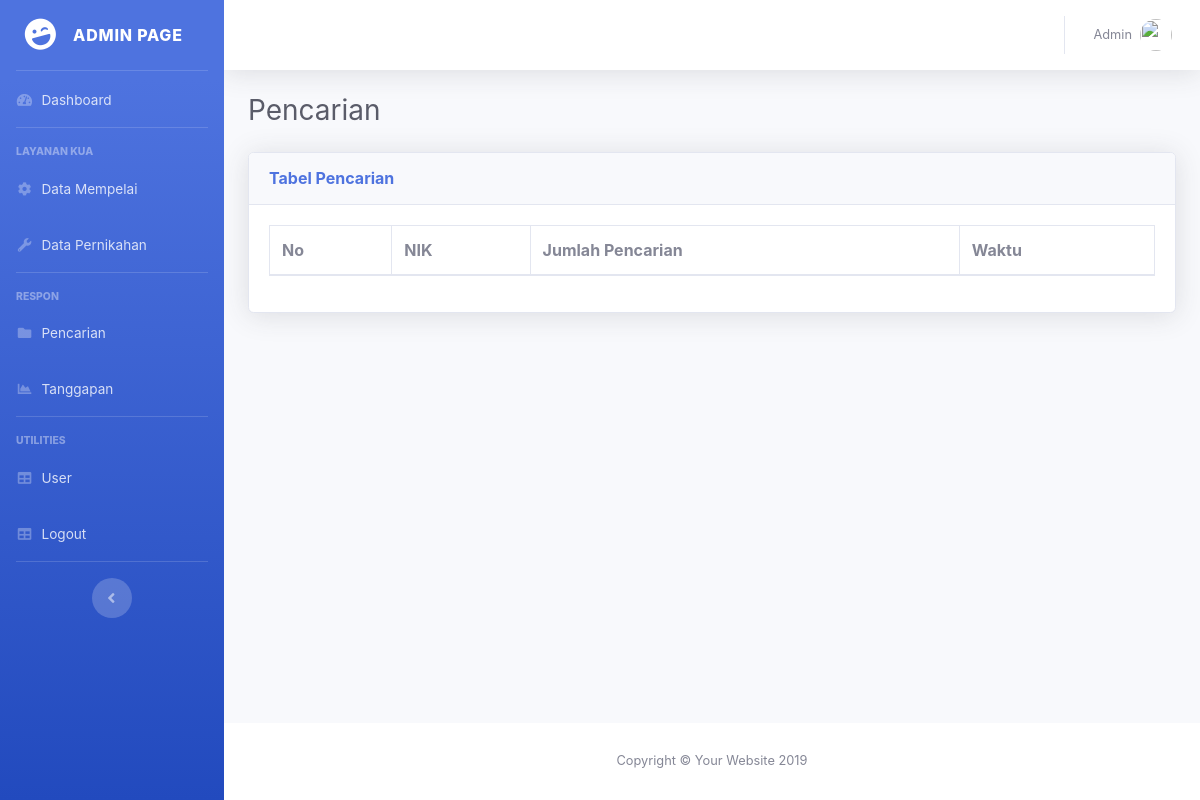
The page /index.php/pencarian/warga on the database as committed earlier.
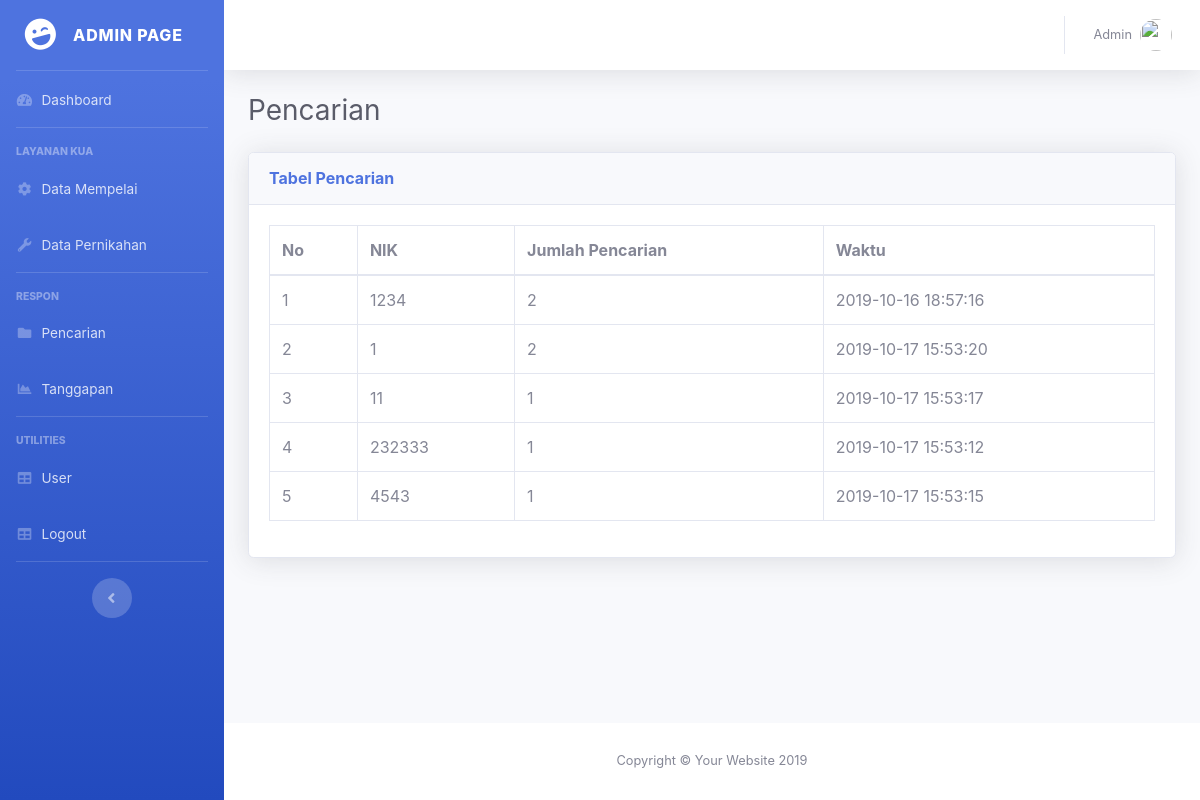
The same page on the database as committed later.
### tables this page shows
CREATE TABLE IF NOT EXISTS `tb_pencarian` (
  `idpencarian` int(11) NOT NULL AUTO_INCREMENT,
  `nikcari` varchar(40) DEFAULT NULL,
  `tglcari` datetime DEFAULT NULL,
  PRIMARY KEY (`idpencarian`)
);

### application/views/admintemplate/content.php (called while the page is built)
<?php
	$this->load->view($page);

### application/views/admintemplate/wrapper.php (called while the page is built, shortened)
<?php
$this->load->view('admintemplate/header');
$this->load->view('admintemplate/content');

### application/controllers/Pencarian.php (called while the page is built, shortened)
<?php
class Pencarian extends CI_Controller {
	public function __construct(){
		$this->load->model(array('PencarianModel', 'PernikahanModel', 'WargaModel'));
	}
	public function warga() {
		$data=array(
			'page'=>'admin/pencarian/listpencarian',
			'link'=>'pencarian/warga',
			'isi'=>$this->PencarianModel->getAll()->result(),
		);
		$this->load->view('admintemplate/wrapper',$data);
	}
}

### index.php (called while the page is built, shortened)
<?php
require_once BASEPATH.'core/CodeIgniter.php';

### application/models/PencarianModel.php (called while the page is built, shortened)
<?php
class PencarianModel extends CI_Model {
	function getAll() {
    return $query = $this->db->query(
			"SELECT
				*, COUNT(nikcari) AS pencarianterbanyak
			FROM tb_pencarian
				GROUP BY nikcari
					ORDER BY pencarianterbanyak
						DESC
		");
	}
}

### application/views/admin/pencarian/listpencarian.php (the view, shortened to what this page needs)
<div class="container-fluid">
  <div class="d-sm-flex align-items-center justify-content-between mb-4">
    <h1 class="h3 mb-0 text-gray-800">Pencarian</h1>
  </div>
  <div class="row">
    <div class="col-xl-12 col-lg-12">
      <div class="card shadow mb-4">
        <div class="card-header py-3 d-flex flex-row align-items-center justify-content-between">
          <h6 class="m-0 font-weight-bold text-primary">Tabel Pencarian</h6>
        </div>
        <div class="card-body">
          <div class="table-responsive">
        <table class="table table-bordered" id="dataTable" width="100%" cellspacing="0">
          <thead>
            <tr>
              <th>No</th>
              <th>NIK</th>
              <th>Jumlah Pencarian</th>
              <th>Waktu</th>
            </tr>
          </thead>
          <tbody>
            <?php
            if(!empty($isi)){
            	$no=1;
            	foreach ($isi as $i) {
            ?>
            <tr>
              <td><?=$no?></td>
              <td><?=$i->nikcari?></td>
              <td><?=$i->pencarianterbanyak?></td>
              <td><?=$i->tglcari?></td>
            </tr>
            <?php
            	$no++;}
            }
            ?>
          </tbody>
        </table>
      </div>
        </div>
      </div>
    </div>
  </div>
</div>

Rows that differ between the two databases and show on the page:
added tb_pencarian: nikcari "1234", pencarianterbanyak "2", tglcari "2019-10-16 18:57:16"
added tb_pencarian: nikcari "1", pencarianterbanyak "2", tglcari "2019-10-17 15:53:20"
added tb_pencarian: nikcari "11", pencarianterbanyak "1", tglcari "2019-10-17 15:53:17"
added tb_pencarian: nikcari "232333", pencarianterbanyak "1", tglcari "2019-10-17 15:53:12"
added tb_pencarian: nikcari "4543", pencarianterbanyak "1", tglcari "2019-10-17 15:53:15"
